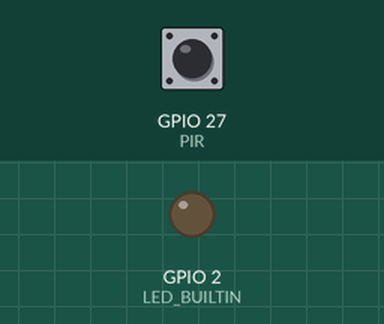
Recording of a program running on a simulated ESP32. Shown: output pins drawn as LEDs (lit = HIGH). Dashed ring = blinking. The test bench sets the inputs (shaded band); at power-on: GPIO 27 (PIR) LOW. WiFi joins after 1.5 s; servers stay silent unless stated; random numbers use the default seed unless the program sets one; no MQTT or app messages arrive unless stated; what the program prints to the serial monitor is not drawn.

Above: at 5.2 s.
5.3 s: GPIO 27 (PIR) driven HIGH
At 6.2 s:
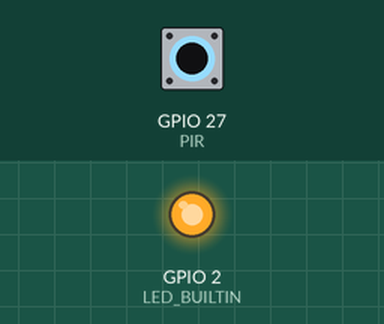
6.8 s: GPIO 27 (PIR) driven LOW
At 7.3 s:
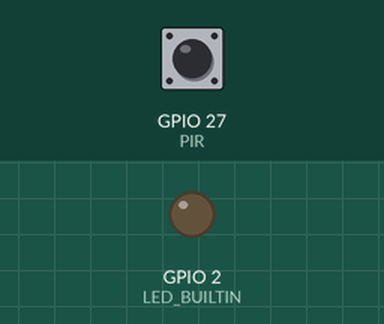
8.3 s: GPIO 27 (PIR) pulsed HIGH 2 times (0.12 s each, 0.3 s apart)
At 8.36 s:
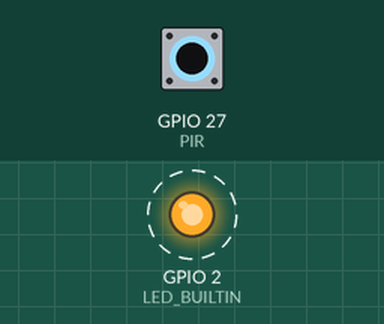
Timing chart, 0 to 11.3 s (numbered marks = the images above; inputs shaded):
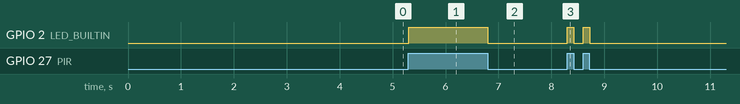

Measured:
- after the input at 5.3 s, GPIO 2 (LED_BUILTIN): LOW → HIGH at once
- after the input at 6.8 s, GPIO 2 (LED_BUILTIN): HIGH → LOW at once
- after the input at 8.3 s, GPIO 2 (LED_BUILTIN): alternates HIGH for 0.12 s and LOW for 0.18 s, 4 changes in all, then stays LOW, starting at once

The program:

main.cpp
```cpp
// (licence header left out)
#include <Arduino.h>
#include "WiFi.h"
#include "PubSubClient.h"

#define DeviceID    (1)
#if DeviceID == 1
#define PIR           (27)
#define device_state  "mandevices/deviceID_0001/$state"
#define device_name   "mandevices/deviceID_0001/$name"
#else
#define PIR           (14)
#define device_state  "mandevices/deviceID_0002/$state"
#define device_name   "mandevices/deviceID_0002/$name"
#endif

#define DIR_IN      true
#define DIR_OUT     false


WiFiClient espClient;
PubSubClient mqtt(espClient);
TaskHandle_t xMQTTTaskHandle;

const char* SSID = "Vento";
const char* PASS = "12345678";
const char* mqtt_server = "172.20.10.2";
// const char* mqtt_server = "test.mosquitto.org";
const int port = 1883;

uint32_t Period = 0;
uint8_t DeviceState = 0;
bool Direction = false;
bool isMotion = false;
bool isTimerRun = false;
char payload[50] = {0};

uint32_t timePub = 0;
uint32_t timeSec = 0;

bool MQTTConnect();
void callback(char* topic, uint8_t* payload, unsigned int length);
void WiFiConnect(void);

void MQTT_Task(void* parameter);


void setup()
{
  Serial.begin(9600);

  pinMode(PIR, INPUT);
  pinMode(LED_BUILTIN, OUTPUT);

  mqtt.setServer(mqtt_server, port);
  mqtt.setCallback(callback);
  mqtt.setKeepAlive(120);

  timePub = millis();

  delay(1000);

  xTaskCreatePinnedToCore(
                MQTT_Task,
                "MQTT Task",
                1024 * 3,
                NULL,
                1,
                &xMQTTTaskHandle,
                1);

  delay(3000);
}

void loop()
{
  if ((digitalRead(PIR) == HIGH) && (isMotion == false) && (WiFi.status() == WL_CONNECTED))
  {
    Serial.println("Motion started!");
    digitalWrite(LED_BUILTIN, HIGH);
    if (Direction == DIR_OUT)
    {
      Serial.println("Im IN :)");
      Direction = DIR_IN;
      DeviceState = 1;
      if (mqtt.connected() && (WiFi.status() != WL_CONNECTED))
      {
        memset(payload, '\0', sizeof(payload));
        sprintf(payload, "{\"DEVICE_ID\":%d,\"STATE\":%d,\"TIME\":%i}", DeviceID, DeviceState, Period);
        Serial.println(payload);
        mqtt.publish("mandevices/Human_Present", payload, false);
      }
    }
    else
    {
      Serial.println("Im OUT :p");
      Direction = DIR_OUT;
      DeviceState = 0;
      if (mqtt.connected() && (WiFi.status() != WL_CONNECTED))
      {
        memset(payload, '\0', sizeof(payload));
        sprintf(payload, "{\"DEVICE_ID\":%d,\"STATE\":%d,\"TIME\":%i}", DeviceID, DeviceState, Period);
        Serial.println(payload);
        mqtt.publish("mandevices/Human_Present", payload, false);
      }
    }
    Period = 0;
    isMotion = true;
    timePub = millis();
  }
  else if ((digitalRead(PIR) == LOW) && (isMotion == true))
  {
    digitalWrite(LED_BUILTIN, LOW);
    Serial.println("Motion ended!");
    isMotion = false;
  }

  if ((millis() - timePub) >= 90000)
  {
    Serial.println("Regular message ping");
    mqtt.publish("mandevices","");
    timePub = millis();
  }

  if (((millis() - timeSec) >= 1000) && (Direction == DIR_IN))
  {
    Period++;
    // Serial.println(Period);
    if (mqtt.connected() && (WiFi.status() != WL_CONNECTED))
    {
      memset(payload, '\0', sizeof(payload));
      sprintf(payload, "{\"DEVICE_ID\":%d,\"STATE\":%d,\"TIME\":%i}", DeviceID, DeviceState, Period);
      Serial.println(payload);
      mqtt.publish("mandevices/Human_Present", payload, false);
      timePub = millis();
    }
    timeSec = millis();
  }
  else if (Direction == DIR_OUT)
  {
    timeSec = millis();
  }

  if (!mqtt.connected() || (WiFi.status() != WL_CONNECTED))
  {
    vTaskResume(xMQTTTaskHandle);
  }
}

void MQTT_Task(void* parameter)
{
  while(1)
  {
    if (!mqtt.connected() && (WiFi.status() == WL_CONNECTED))
    {
      MQTTConnect();
    }
    else if (WiFi.status() != WL_CONNECTED)
    {
      WiFiConnect();
      MQTTConnect();
    }
    vTaskSuspend(xMQTTTaskHandle);
  }
}

//================================================================================================

void WiFiConnect(void)
{
  WiFi.mode(WIFI_STA);
  WiFi.disconnect();

  delay(100);

  Serial.println("Setup done, attemp to connect to WiFi!");

  WiFi.begin(SSID, PASS);
  int c = 0;
  while ((c < 20) && (WiFi.status() != WL_CONNECTED))
  {
    delay(500);
    Serial.print(".");
    c++;
  }
  if (c == 20)
  {
    Serial.println("WiFi Connect FAIL!");
    WiFi.disconnect();
  }
  else
  {
    Serial.println("WiFi Connect OK!");
  }

}

void callback(char* topic, uint8_t* payload, unsigned int length)
{
  String payload_content;
  Serial.print ("Message arrived [");
  Serial.print (topic);
  Serial.print ("]");
  for (unsigned int i = 0; i < length; i++)
  {
    Serial.print ((char)payload[i]);
    payload_content += (char)payload[i];
  }
  Serial.println();
}

bool MQTTConnect()
{
  Serial.print("Attemp to connect MQTT server...");
  String clientID = "Stroke medical - ";
  clientID += String (random(0xffff), HEX);
  if (mqtt.connect(clientID.c_str(), "", "", device_state, 1, false, "lost"))
  {
    Serial.println("Connected");
    mqtt.publish(device_name, "stroke-medical", false);
    return true;
  }
  else
  {
    Serial.print("failed, rc=");
    Serial.print(mqtt.state());
    Serial.println(" try again in 5 seconds");
    delay(5000);
    return false;
  }
}
```
